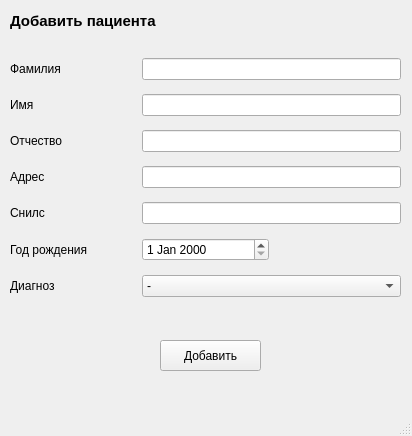
<?xml version="1.0" encoding="UTF-8"?>
<ui version="4.0">
 <class>MainWindow</class>
 <widget class="QMainWindow" name="MainWindow">
  <property name="geometry">
   <rect>
    <x>0</x>
    <y>0</y>
    <width>412</width>
    <height>436</height>
   </rect>
  </property>
  <property name="windowTitle">
   <string>MainWindow</string>
  </property>
  <widget class="QWidget" name="centralwidget">
   <widget class="QLabel" name="label">
    <property name="geometry">
     <rect>
      <x>10</x>
      <y>10</y>
      <width>221</width>
      <height>21</height>
     </rect>
    </property>
    <property name="font">
     <font>
      <pointsize>11</pointsize>
      <weight>75</weight>
      <bold>true</bold>
     </font>
    </property>
    <property name="text">
     <string>Добавить пациента</string>
    </property>
   </widget>
   <widget class="QPushButton" name="pushButton">
    <property name="geometry">
     <rect>
      <x>160</x>
      <y>340</y>
      <width>101</width>
      <height>31</height>
     </rect>
    </property>
    <property name="text">
     <string>Добавить</string>
    </property>
   </widget>
   <widget class="QWidget" name="">
    <property name="geometry">
     <rect>
      <x>10</x>
      <y>50</y>
      <width>391</width>
      <height>261</height>
     </rect>
    </property>
    <layout class="QGridLayout" name="gridLayout">
     <item row="5" column="0">
      <widget class="QLabel" name="label_6">
       <property name="text">
        <string>Год рождения</string>
       </property>
      </widget>
     </item>
     <item row="4" column="0">
      <widget class="QLabel" name="label_8">
       <property name="text">
        <string>Снилс</string>
       </property>
      </widget>
     </item>
     <item row="6" column="0">
      <widget class="QLabel" name="label_7">
       <property name="text">
        <string>Диагноз</string>
       </property>
      </widget>
     </item>
     <item row="4" column="1" colspan="2">
      <widget class="QLineEdit" name="lineEdit_5">
       <property name="text">
        <string/>
       </property>
      </widget>
     </item>
     <item row="2" column="1" colspan="2">
      <widget class="QLineEdit" name="lineEdit_3"/>
     </item>
     <item row="1" column="1" colspan="2">
      <widget class="QLineEdit" name="lineEdit_2"/>
     </item>
     <item row="0" column="0">
      <widget class="QLabel" name="label_2">
       <property name="text">
        <string>Фамилия</string>
       </property>
      </widget>
     </item>
     <item row="3" column="0">
      <widget class="QLabel" name="label_5">
       <property name="text">
        <string>Адрес</string>
       </property>
      </widget>
     </item>
     <item row="1" column="0">
      <widget class="QLabel" name="label_3">
       <property name="text">
        <string>Имя</string>
       </property>
      </widget>
     </item>
     <item row="2" column="0">
      <widget class="QLabel" name="label_4">
       <property name="text">
        <string>Отчество</string>
       </property>
      </widget>
     </item>
     <item row="3" column="1" colspan="2">
      <widget class="QLineEdit" name="lineEdit_4">
       <property name="text">
        <string/>
       </property>
      </widget>
     </item>
     <item row="5" column="1">
      <widget class="QDateEdit" name="dateEdit"/>
     </item>
     <item row="0" column="1" colspan="2">
      <widget class="QLineEdit" name="lineEdit"/>
     </item>
     <item row="6" column="1" colspan="2">
      <widget class="QComboBox" name="comboBox">
       <item>
        <property name="text">
         <string>-</string>
        </property>
       </item>
       <item>
        <property name="text">
         <string>Заболевание сердца</string>
        </property>
       </item>
      </widget>
     </item>
    </layout>
   </widget>
  </widget>
  <widget class="QMenuBar" name="menubar">
   <property name="geometry">
    <rect>
     <x>0</x>
     <y>0</y>
     <width>412</width>
     <height>21</height>
    </rect>
   </property>
  </widget>
  <widget class="QStatusBar" name="statusbar"/>
 </widget>
 <resources/>
 <connections/>
</ui>
